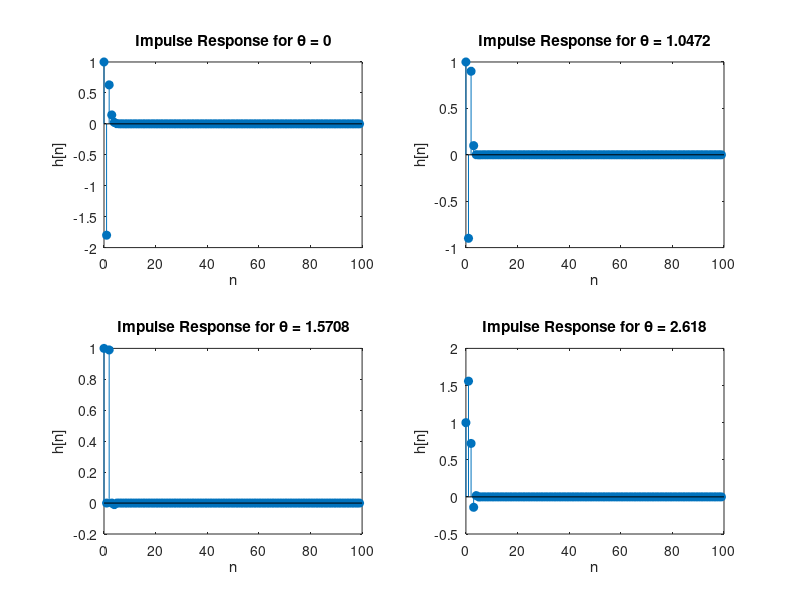

MATLAB code to generate this figure: (Note: this script raises an error after producing the figure.)

%in this part we have kept r constant and changed theta.
r = 0.1;
theta = [0, pi/3, pi/2, 5*pi/6, pi]; 
n1 = 100; 
h_n_r = zeros(length(theta), n1); 

for k = 1:length(theta)
    b = [1, -2*cos(theta(k)), 1];
    a = [1, -2*r*cos(theta(k)), r^2];
    h_n_r(k, :) = impz(b, a, n1); 
end
x_axis = 0:n1-1; 
figure;
for k = 1:length(theta)
    subplot(2,2,k)
    stem(x_axis, h_n_r(k, :), 'filled');
    title(['Impulse Response for \theta = ' num2str(theta(k))]);
    xlabel('n');
    ylabel('h[n]');
end

